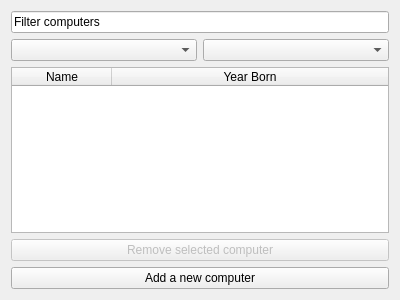
<?xml version="1.0" encoding="UTF-8"?>
<ui version="4.0">
 <class>computers</class>
 <widget class="QWidget" name="computers">
  <property name="geometry">
   <rect>
    <x>0</x>
    <y>0</y>
    <width>400</width>
    <height>300</height>
   </rect>
  </property>
  <property name="windowTitle">
   <string>Form</string>
  </property>
  <layout class="QVBoxLayout" name="verticalLayout">
   <item>
    <widget class="QLineEdit" name="input_filter_students">
     <property name="text">
      <string>Filter computers</string>
     </property>
     <property name="placeholderText">
      <string>Filter students ..</string>
     </property>
    </widget>
   </item>
   <item>
    <layout class="QHBoxLayout" name="horizontalLayout_3">
     <item>
      <widget class="QComboBox" name="dropdown_order_by"/>
     </item>
     <item>
      <widget class="QComboBox" name="dropdown_order_by_ascending"/>
     </item>
    </layout>
   </item>
   <item>
    <widget class="QTableWidget" name="table_computer">
     <property name="editTriggers">
      <set>QAbstractItemView::NoEditTriggers</set>
     </property>
     <property name="selectionBehavior">
      <enum>QAbstractItemView::SelectRows</enum>
     </property>
     <property name="sortingEnabled">
      <bool>true</bool>
     </property>
     <attribute name="horizontalHeaderStretchLastSection">
      <bool>true</bool>
     </attribute>
     <attribute name="verticalHeaderVisible">
      <bool>false</bool>
     </attribute>
     <column>
      <property name="text">
       <string>Name</string>
      </property>
     </column>
     <column>
      <property name="text">
       <string>Year Born</string>
      </property>
     </column>
    </widget>
   </item>
   <item>
    <widget class="QPushButton" name="button_remove_computer">
     <property name="enabled">
      <bool>false</bool>
     </property>
     <property name="text">
      <string>Remove selected computer</string>
     </property>
    </widget>
   </item>
   <item>
    <widget class="QPushButton" name="button_add_computer">
     <property name="text">
      <string>Add a new computer</string>
     </property>
    </widget>
   </item>
  </layout>
 </widget>
 <resources/>
 <connections/>
</ui>
